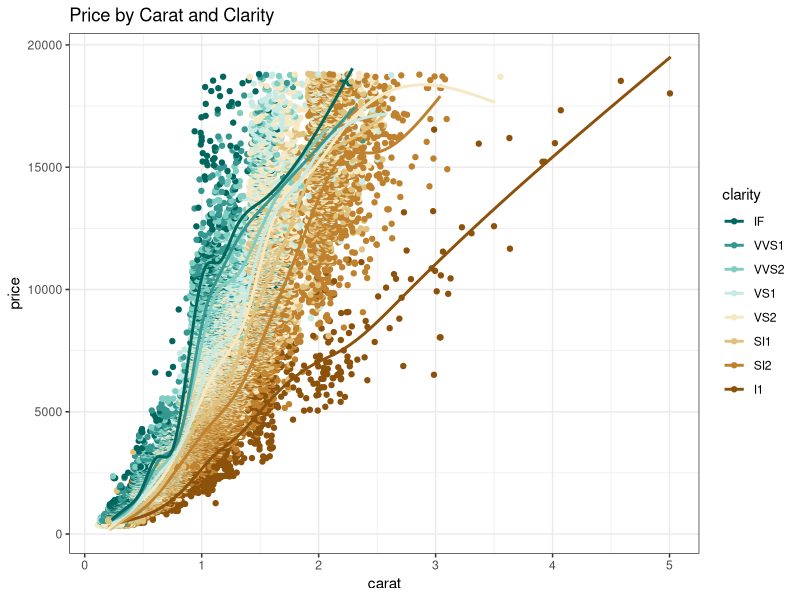
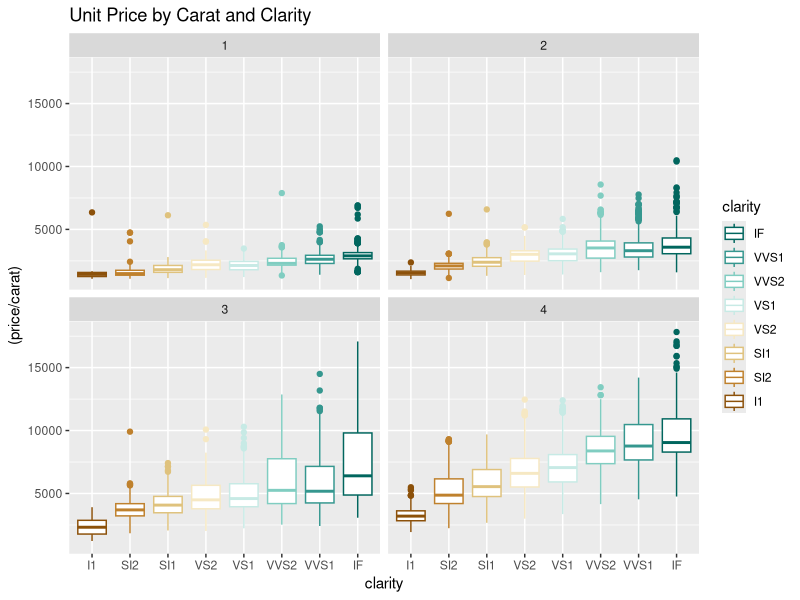

Recreate these plots in R, in order.
## ---- chunk 1
library(ggplot2)
library(dplyr)
data(diamonds)
attach(diamonds)
## ---- chunk 2
#price. price in US dollars 
price = diamonds$price

## ---- chunk 3
#carat. weight of the diamond
carat = diamonds$carat
summary(carat)
cor(price, carat)
## ---- chunk 4
#clarity. a measurement of how clear the diamond is (I1 (worst), SI1, SI2, VS1, VS2, VVS1, VVS2, IF (best))
clarity = diamonds$clarity
summary(clarity)

## ---- chunk 5
#Plot carat and price with clarity group by using diamonds data
ggplot( data=diamonds, aes(carat, price, colour=clarity)) + 
  # Set size of points and avoid overplotting
  geom_jitter(width = 0.1, height = 0.1) +       
  #Set the color of points and reverse the order of legend
  scale_color_brewer(type = "div", guide = 
                       guide_legend(reverse=T, override.aes = list(alpha = 1))) +   
  theme_bw() +                                       #Set theme of plot
  ggtitle("Price by Carat and Clarity") +            #Create a title for the plot
  geom_smooth(se =FALSE)                #Adding the smoothing curve for the general trend of data
## ---- chunk 6
#Create a dataframe only including clarity, carat and price three variables
df <- diamonds %>% select(clarity,carat,price)   
carat <- diamonds$carat                           #Shorten a name of variable

weight <- NULL                                    #Create a vector for weight
q <- quantile(carat)                              #Group data bt weight
for (i in 1:length(carat)){
  for (j in 1:4){
    if(carat[i]>=q[j] & carat[i]<q[j+1]){
      weight[i] = j
    }
  }
}

df <- cbind(df,weight)              # combine weight value into the original df dataframe
ggplot(na.omit(df), aes(y = (price/carat), x = clarity, colour = clarity)) +
  ggtitle("Unit Price by Carat and Clarity")+   # adding title for the plot
  geom_boxplot()+ 
  scale_color_brewer(type = "div", guide = 
                       guide_legend(reverse=T, override.aes = list(alpha = 1))) +
   facet_wrap(~weight)              # plot boxplot regarding each weight group 

